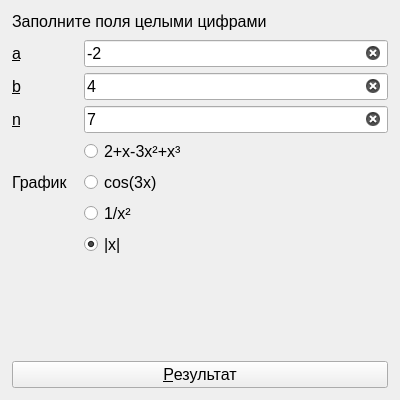
<?xml version="1.0" encoding="UTF-8"?>
<ui version="4.0">
 <class>MainWindow</class>
 <widget class="QMainWindow" name="MainWindow">
  <property name="geometry">
   <rect>
    <x>0</x>
    <y>0</y>
    <width>400</width>
    <height>400</height>
   </rect>
  </property>
  <property name="font">
   <font>
    <pointsize>12</pointsize>
   </font>
  </property>
  <property name="windowTitle">
   <string/>
  </property>
  <widget class="QWidget" name="CentralWidget">
   <layout class="QVBoxLayout" name="verticalLayout">
    <property name="spacing">
     <number>9</number>
    </property>
    <property name="leftMargin">
     <number>12</number>
    </property>
    <property name="topMargin">
     <number>12</number>
    </property>
    <property name="rightMargin">
     <number>12</number>
    </property>
    <property name="bottomMargin">
     <number>12</number>
    </property>
    <item>
     <widget class="QLabel" name="LabelComment">
      <property name="text">
       <string>Заполните поля целыми цифрами</string>
      </property>
     </widget>
    </item>
    <item>
     <layout class="QFormLayout" name="FormLayout">
      <property name="horizontalSpacing">
       <number>16</number>
      </property>
      <property name="verticalSpacing">
       <number>6</number>
      </property>
      <item row="0" column="0">
       <widget class="QLabel" name="LabelA">
        <property name="minimumSize">
         <size>
          <width>20</width>
          <height>0</height>
         </size>
        </property>
        <property name="text">
         <string>&amp;a</string>
        </property>
        <property name="buddy">
         <cstring>LineA</cstring>
        </property>
       </widget>
      </item>
      <item row="0" column="1">
       <widget class="QLineEdit" name="LineA">
        <property name="text">
         <string>-2</string>
        </property>
        <property name="clearButtonEnabled">
         <bool>true</bool>
        </property>
       </widget>
      </item>
      <item row="1" column="0">
       <widget class="QLabel" name="LabelB">
        <property name="minimumSize">
         <size>
          <width>20</width>
          <height>0</height>
         </size>
        </property>
        <property name="text">
         <string>&amp;b</string>
        </property>
        <property name="buddy">
         <cstring>LineB</cstring>
        </property>
       </widget>
      </item>
      <item row="1" column="1">
       <widget class="QLineEdit" name="LineB">
        <property name="text">
         <string>4</string>
        </property>
        <property name="clearButtonEnabled">
         <bool>true</bool>
        </property>
       </widget>
      </item>
      <item row="2" column="1">
       <widget class="QLineEdit" name="LineN">
        <property name="text">
         <string>7</string>
        </property>
        <property name="clearButtonEnabled">
         <bool>true</bool>
        </property>
       </widget>
      </item>
      <item row="2" column="0">
       <widget class="QLabel" name="LabelN">
        <property name="minimumSize">
         <size>
          <width>20</width>
          <height>0</height>
         </size>
        </property>
        <property name="text">
         <string>&amp;n</string>
        </property>
        <property name="buddy">
         <cstring>LineN</cstring>
        </property>
       </widget>
      </item>
      <item row="3" column="1">
       <widget class="QRadioButton" name="Func1">
        <property name="text">
         <string>2+x-3x²+x³</string>
        </property>
        <property name="checked">
         <bool>false</bool>
        </property>
       </widget>
      </item>
      <item row="4" column="1">
       <widget class="QRadioButton" name="Func2">
        <property name="text">
         <string>cos(3x)</string>
        </property>
       </widget>
      </item>
      <item row="5" column="1">
       <widget class="QRadioButton" name="Func3">
        <property name="text">
         <string>1/x²</string>
        </property>
        <property name="checked">
         <bool>false</bool>
        </property>
       </widget>
      </item>
      <item row="6" column="1">
       <widget class="QRadioButton" name="Func4">
        <property name="text">
         <string>|x|</string>
        </property>
        <property name="checked">
         <bool>true</bool>
        </property>
       </widget>
      </item>
      <item row="4" column="0">
       <widget class="QLabel" name="LabelFunc">
        <property name="lineWidth">
         <number>1</number>
        </property>
        <property name="text">
         <string>График</string>
        </property>
        <property name="margin">
         <number>0</number>
        </property>
       </widget>
      </item>
     </layout>
    </item>
    <item>
     <spacer name="VerticalSpacer">
      <property name="orientation">
       <enum>Qt::Vertical</enum>
      </property>
      <property name="sizeHint" stdset="0">
       <size>
        <width>0</width>
        <height>0</height>
       </size>
      </property>
     </spacer>
    </item>
    <item>
     <widget class="QPushButton" name="ButtonResult">
      <property name="text">
       <string>&amp;Результат</string>
      </property>
     </widget>
    </item>
   </layout>
  </widget>
 </widget>
 <resources/>
 <connections/>
</ui>
